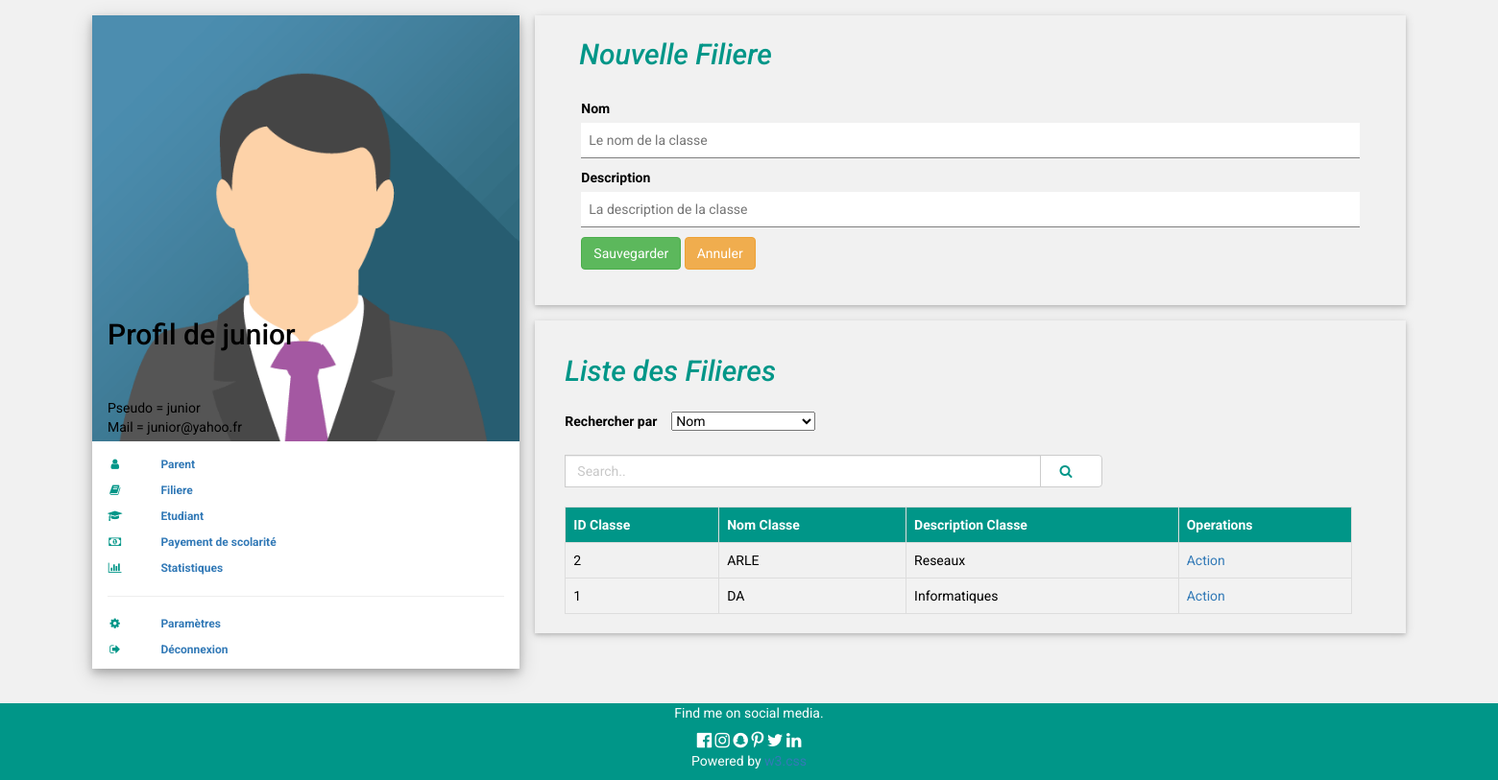
The page /etablissement_classe.php?id=1 on the database its author committed.
### tables this page shows
CREATE TABLE IF NOT EXISTS `etablissement` (
`id` int(11) NOT NULL,
  `pseudo` varchar(255) NOT NULL,
  `mail` varchar(50) NOT NULL,
  `motdepasse` text NOT NULL,
  `vi` varchar(30) NOT NULL,
  `ad` varchar(50) NOT NULL
);

CREATE TABLE IF NOT EXISTS `filiere` (
`idfil` int(11) NOT NULL,
  `lib` varchar(10) NOT NULL,
  `des` varchar(35) NOT NULL
);

### etablissement_classe.php (the view, shortened to what this page needs)
<?php
  $bdd = new PDO('mysql:host=127.0.0.1; dbname=scolariteweb','root', '');
if (isset($_GET['id']))
  {
    $getid = intval($_GET['id']);
    $requser = $bdd->prepare('SELECT * FROM etablissement WHERE id = ? ');
    $requser->execute(array($getid));
    $userinfo=$requser->fetch();
?>
<!DOCTYPE html>
<html>
<link rel="stylesheet" href="w3.css">
<link rel="stylesheet" href="font-awesome.min.css">
<link rel="stylesheet" href="bootstrap.min.css">
<body class="w3-light-grey">
<div class="w3-content w3-margin-top" style="max-width:1400px;">
  <div class="w3-row-padding">
    <div class="w3-third">
      <div class="w3-white w3-text-grey w3-card-4">
        <div class="w3-display-container">
          <img src="w3images/avatar3.png" style="width:100%" alt="Avatar">
          <div class="w3-display-bottomleft w3-container w3-text-black">
           <h2>Profil de <?php echo $userinfo['pseudo']; ?></h2>
              <br/><br/>
             Pseudo = <?php echo $userinfo['pseudo']; ?>
              <br/>
              Mail = <?php echo $userinfo['mail']; ?>
                <?php
                  if (isset($_SESSION['id']) AND $userinfo['id'] == $_SESSION['id']) {
                    ?>
                          </div>
        </div>
        <div class="w3-container">
        <br/>
         <p class="w3-small"><b><i class="fa fa-user fa-fw w3-margin-right w3-text-teal"></i><a href="etablissement_parent.php?id=<?php echo ($_SESSION['id']);?>" target="_parent" class="w3-padding-large w3-hover-white" style="text-decoration:none;">Parent</a></b></p>
         <p class="w3-small"><b><i class="fa fa-book fa-fw w3-margin-right w3-text-teal"></i><a href="etablissement_classe.php?id=<?php echo ($_SESSION['id']);?>" target="_parent" class="w3-padding-large w3-hover-white" style="text-decoration:none;">Filiere</a></b></p>
         <p class="w3-small"><b><i class="fa fa-graduation-cap fa-fw w3-margin-right w3-text-teal"></i><a href="etablissement_etudiant.php?id=<?php echo ($_SESSION['id']);?>" target="_parent" class="w3-padding-large w3-hover-white" style="text-decoration:none;">Etudiant</a></b></p>
         <p class="w3-small"><b><i class="fa fa-money fa-fw w3-margin-right w3-text-teal"></i><a href="etablissement_payement.php?id=<?php echo ($_SESSION['id']);?>" target="_parent" class="w3-padding-large w3-hover-white" style="text-decoration:none;">Payement de scolarité</a></b></p>
         <p class="w3-small"><b><i class="fa fa-bar-chart-o fa-fw w3-margin-right w3-text-teal"></i><a href="etablissement_payement.php?id=<?php echo ($_SESSION['id']);?>" target="_parent" class="w3-padding-large w3-hover-white" style="text-decoration:none;">Statistiques</a></b></p>
         <hr>
         <p class="w3-small"><b><i class="fa fa-gear fa-fw w3-margin-right w3-text-teal"></i><a href="etablissement_parametre.php?id=<?php echo ($_SESSION['id']);?>" target="_parent" class="w3-padding-large w3-hover-white" style="text-decoration:none;">Paramètres</a></b></p>
         <p class="w3-small"><b><i class="fa fa-sign-out fa-fw w3-margin-right w3-text-teal"></i><a href="deconnexion.php" target="_parent" class="w3-padding-large w3-hover-white" style="text-decoration:none;">Déconnexion</a></b></p>
          <?php
                    }
                    ?>
        </div>
      </div><br>
    </div>
    <div class="w3-twothird">
      <div class="w3-container w3-card-2  w3-margin-bottom">
        <h2 class="w3-text-teal w3-padding-4" style="margin-left:30px;"><i>Nouvelle Filiere</i></h2>
        <div class="w3-container">
          <div class="w3-row-padding w3-light-grey w3-padding-16 w3-container">
          <div class="w3-content">
            <form method="POST" action="">
              <p>
              <label for="nom" >Nom</label>
              <input class="w3-input "  autocomplete="off" type="text" value="<?php if (isset($nom)) { echo $nom; } ?>" placeholder="Le nom de la classe" id="nom" name="nom"></p>
              <p>
              <label for="des" >Description</label>
              <input class="w3-input" type="text"  value="<?php if (isset($des)) { echo $des; } ?>" autocomplete="off" placeholder="La description de la classe" id="des" name="des"  ></p>
              <button  type="submit" class="btn btn-success"  name="forminscription" value="Sauvegarder" >Sauvegarder</button>
              <button  type="reset"  class="btn btn-warning"  name="" value="Sauvegarder" >Annuler</button>
            </form><br/>
          </div>
</div>
        </div>
        </div>
      <div class="w3-container w3-card-2 ">
        <h2 class="w3-text-teal w3-padding-16" style="margin-left:15px;"><i>Liste des Filieres</i></h2>
    <?php
    $bdd = new PDO('mysql:host=127.0.0.1; dbname=scolariteweb','root', '');
    $search="";
    if (isset($_POST['search'])) {
      $search=$_POST['search'];
      $_select = $bdd->prepare("SELECT * FROM filiere WHERE lib like '%$search%' or des like '%$search%'");
    } else {
      $_select = $bdd->prepare("SELECT * FROM filiere order by idfil desc");
    }
    $_select->execute();
    ?>
<form method="POST" action="">
  <div class="input-group">
  <label for="choix" style="margin-left:15px;">Rechercher par </label>
    <select class=""  style="width:150px; margin-left:15px;" name="choix">
      <option value="">Nom</option>
    </select><br/><br/>
    <input type="text" class="form-control" style="margin-left:15px; " name="search" value="<?php if (isset($search)) {echo ($search);} ?>" placeholder="Search..">
    <div class="input-group-btn">
      <button class="btn btn-default" style="margin-right:300px; margin-top:45px;" type="submit">
        <i class="fa fa-search fa-fw w3-margin-right w3-text-teal" style="margin-left:5px;" ></i>
      </button>
    </div>
  </div>
</form>
<br/>
        <div class="container">
  <div class="table-responsive ">
  <table style="width:820px;">
    <thead>
      <tr>
        <th>ID Classe</th>
        <th>Nom Classe</th>
        <th>Description Classe</th>
        <th>Operations</th>
      </tr>
    </thead>
    <tbody>
     <?php  while ($s=$_select->fetch(PDO::FETCH_OBJ)) {
?>
      <tr>
        <td><?php echo $s->idfil;?></td>
        <td><?php echo $s->lib;?></td>
        <td><?php echo $s->des;?></td>
        <td>
       <a href="etablissement_classe_action.php?idfil=<?php echo $s->idfil;?>" target="_parent"  style="text-decoration:none;">Action</a></td>
		     <?php
                    }
                    ?>
</div>
  </div><br/>
</div>
      </div>
    </div>
  </div>
<footer class="w3-container w3-teal w3-center w3-margin-top">
  <p>Find me on social media.</p>
  <i class="fa fa-facebook-official w3-hover-text-indigo w3-large"></i>
  <i class="fa fa-instagram w3-hover-text-purple w3-large"></i>
  <i class="fa fa-snapchat w3-hover-text-yellow w3-large"></i>
  <i class="fa fa-pinterest-p w3-hover-text-red w3-large"></i>
  <i class="fa fa-twitter w3-hover-text-light-blue w3-large"></i>
  <i class="fa fa-linkedin w3-hover-text-indigo w3-large"></i>
  <p>Powered by <a href="default.html" target="_blank">w3.css</a></p>
</footer>
</body>
</html>
<?php
  }else{
    echo "Desole";
  }
?>

### etablissement_classe.php (style rules this page uses)
html,body,h1,h2,h3,h4,h5,h6 { font-family: "Roboto", sans-serif }
table { border-collapse: collapse; width: 100%; border: 1px solid #ddd; }
th, td { text-align: left; padding: 8px; border: 1px solid #ddd; }
tr:nth-child(even) { background-color: #f2f2f2 }
th { background-color: #009688; color: white; }
a { cursor: pointer; text-decoration:none; }

### rows shown on the page
etablissement: pseudo "junior", mail "junior@yahoo.fr"
filiere: idfil "2", lib "ARLE", des "Reseaux"
filiere: idfil "1", lib "DA", des "Informatiques"
